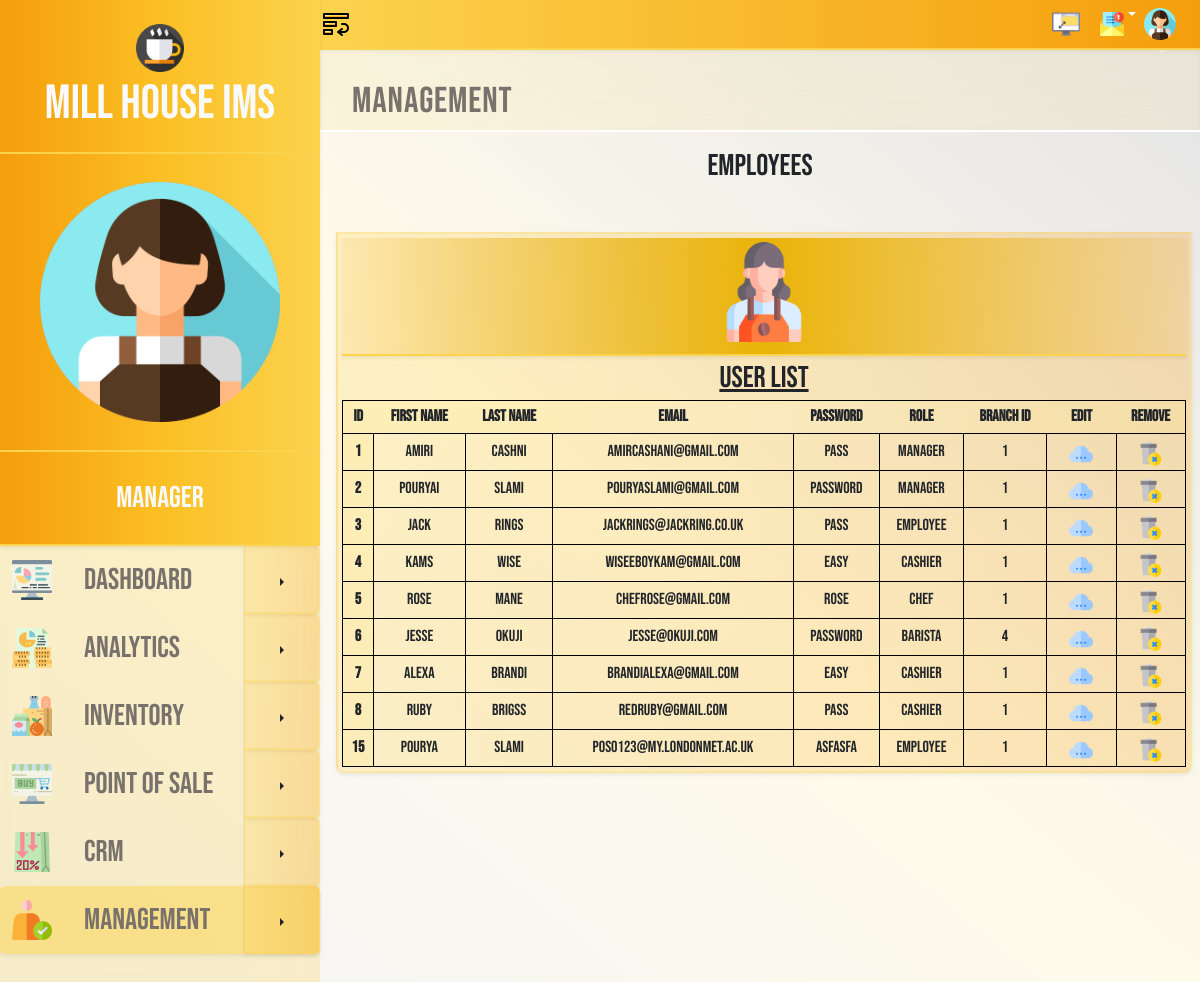
/management-employee.php (signed in), run on the app's committed database.
### tables this page shows
CREATE TABLE `users` (
  `ID` int(11) NOT NULL,
  `first_name` varchar(30) NOT NULL,
  `last_name` varchar(30) NOT NULL,
  `email` varchar(100) NOT NULL,
  `password` varchar(10000) NOT NULL,
  `role` varchar(30) NOT NULL,
  `created_at` timestamp NOT NULL DEFAULT current_timestamp(),
  `branch_id` int(11) DEFAULT NULL
);

### functions/management/employeetable.php (the view, shortened to what this page needs)
<?php
include('functions/index/connection2data.php');
function getUsers($connection) {
    $stmt = $connection->query("SELECT * FROM users");
    return $stmt->fetchAll(PDO::FETCH_ASSOC);
}
$users = getUsers($connection);
?>
<!DOCTYPE html>
<html lang="en">
<body>
    <h2 class="text-3xl my-2 mb-5">Employees</h2>
    <form method="POST" action="./functions/management/update_user.php">
        <div class="border-2   bg-gradient-to-r from-amber-300/25  to-amber-500/25  border-amber-300/25 shadow-sm ml-2 mb-8 p-1 rounded-b-lg">
        <li class=" text-white text-2xl p-1  text-center shadow-sm justify-center bg-gradient-to-r from-amber-500/10 via-yellow-500 to-amber-500/10 border-b-2 border-amber-300 grid place-items-center" >
            <img class=" fill-current  h-[100px] w-[100px]  mb-2" focusable="false"  src="./UI/employee.png">
          </li>
          <h3 class="underline text-3xl p-1">User List</h3>
        <table class="w-full ">
            <thead>
                <tr class="bg-gradient-to-r from-amber-200/25 via-amber-100/25 to-amber-200/25 border border-black font-bold ">
                    <th class="text-center p-1">ID</th>
                    <th class="text-center p-1">First Name</th>
                    <th class="text-center p-1">Last Name</th>
                    <th class="text-center p-1">Email</th>
                    <th class="text-center p-1">Password</th>
                    <th class="text-center p-1">Role</th>
                    <th class="text-center p-1">Branch ID</th>
                    <th class="text-center p-1">Edit</th>
                    <th class="text-center p-1">Remove</th>
                </tr>
            </thead>
            <tbody>
                <?php foreach ($users as $user): ?>
                <tr class="border border-black" id="user-row-<?= $user['ID'] ?>">
                    <td class="text-center bg-amber-200/25 border border-black p-1 font-bold"><?= htmlspecialchars($user['ID']) ?></td>
                    <td class="text-center border border-black p-1">
                        <span class="view-mode-<?= $user['ID'] ?>"><?= htmlspecialchars($user['first_name']) ?></span>
                    </td>
                    <td class="text-center border border-black p-1">
                        <span class="view-mode-<?= $user['ID'] ?>"><?= htmlspecialchars($user['last_name']) ?></span>
                    </td>
                    <td class="text-center border border-black p-1">
                        <span class="view-mode-<?= $user['ID'] ?>"><?= htmlspecialchars($user['email']) ?></span>
                    </td>
                    <td class="text-center border border-black p-1">
                        <span class="view-mode-<?= $user['ID'] ?>"><?= htmlspecialchars($user['password']) ?></span>
                    </td>
                    <td class="text-center border border-black p-1">
                        <span class="view-mode-<?= $user['ID'] ?>"><?= htmlspecialchars($user['role']) ?></span>
                    </td>
                    <td class="text-center border border-black p-1">
                        <span class="view-mode-<?= $user['ID'] ?>"><?= htmlspecialchars($user['branch_id']) ?></span>
                    </td>
                    <td class="text-center grid place-content-center text-center  p-1">
                        <button class="view-mode-<?= $user['ID'] ?> flex justify-center mt-1 transition ease-in duration-200 transform hover:-translate-y-1 active:translate-y-0" type="button" onclick="enableEdit(<?= $user['ID'] ?>)"><img class="h-6 w-6 mx-2"  src="./UI/edit.png"></button>
                    </td>
                    <td class="text-center border border-black p-1">
                         <a class="flex justify-center mt-1 transition ease-in duration-200 transform hover:-translate-y-1 active:translate-y-0" href="./functions/management/delete_user.php?id=<?= $user['ID'] ?>" onclick="return confirm('Are you sure you want to delete this user?');"><img class="h-6 w-6 mx-2"  src="./UI/delete.png"></a>
                    </td>
                </tr>
                <?php endforeach; ?>
            </tbody>
        </table>
       </div>
    </form>
</body>
</html>

### data on the page
users: ID "1", first_name "Amiri", last_name "Cashni", email "AmirCashani@gmail.com", password "Pass", role "Manager", branch "1"
users: ID "2", first_name "Pouryai", last_name "Slami", email "Pouryaslami@gmail.com", password "Password", role "Manager", branch "1"
users: ID "3", first_name "Jack", last_name "Rings", email "jackrings@jackring.co.uk", password "Pass", role "Employee", branch "1"
users: ID "4", first_name "Kams", last_name "Wise", email "WiseeboyKam@gmail.com", password "Easy", role "Cashier", branch "1"
users: ID "5", first_name "Rose", last_name "Mane", email "ChefRose@gmail.com", password "Rose", role "Chef", branch "1"
users: ID "6", first_name "Jesse", last_name "Okuji", email "Jesse@okuji.com", password "password", role "Barista", branch "4"
users: ID "7", first_name "Alexa", last_name "Brandi", email "BrandiAlexa@gmail.com", password "Easy", role "Cashier", branch "1"
users: ID "8", first_name "Ruby", last_name "Brigss", email "RedRuby@gmail.com", password "pass", role "Cashier", branch "1"
users: ID "15", first_name "Pourya", last_name "Slami", email "pos0123@my.londonmet.ac.uk", password "asfasfa", role "Employee", branch "1"
